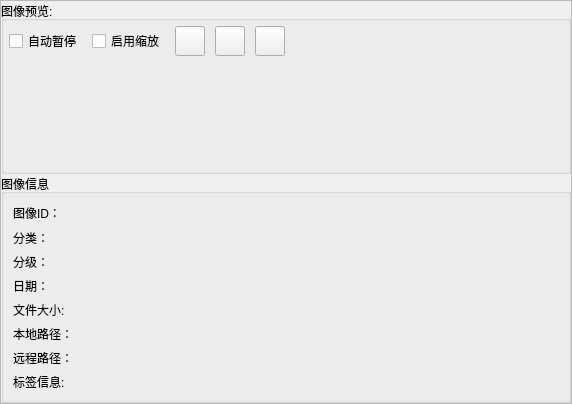
<?xml version="1.0" encoding="UTF-8"?>
<ui version="4.0">
 <class>image_display</class>
 <widget class="QWidget" name="image_display">
  <property name="geometry">
   <rect>
    <x>0</x>
    <y>0</y>
    <width>572</width>
    <height>404</height>
   </rect>
  </property>
  <property name="windowTitle">
   <string>Form</string>
  </property>
  <layout class="QVBoxLayout" name="verticalLayout" stretch="0">
   <property name="spacing">
    <number>0</number>
   </property>
   <property name="leftMargin">
    <number>0</number>
   </property>
   <property name="topMargin">
    <number>0</number>
   </property>
   <property name="rightMargin">
    <number>0</number>
   </property>
   <property name="bottomMargin">
    <number>0</number>
   </property>
   <item>
    <widget class="SmoothScrollArea" name="scrollArea">
     <property name="widgetResizable">
      <bool>true</bool>
     </property>
     <widget class="QWidget" name="scrollAreaWidgetContents">
      <property name="geometry">
       <rect>
        <x>0</x>
        <y>0</y>
        <width>570</width>
        <height>402</height>
       </rect>
      </property>
      <layout class="QVBoxLayout" name="verticalLayout_2" stretch="1,0">
       <property name="spacing">
        <number>0</number>
       </property>
       <property name="leftMargin">
        <number>0</number>
       </property>
       <property name="topMargin">
        <number>0</number>
       </property>
       <property name="rightMargin">
        <number>0</number>
       </property>
       <property name="bottomMargin">
        <number>0</number>
       </property>
       <item>
        <widget class="QGroupBox" name="groupBox_image">
         <property name="title">
          <string>图像预览:</string>
         </property>
         <layout class="QVBoxLayout" name="verticalLayout_4" stretch="0,3">
          <property name="spacing">
           <number>0</number>
          </property>
          <property name="leftMargin">
           <number>5</number>
          </property>
          <property name="topMargin">
           <number>5</number>
          </property>
          <property name="rightMargin">
           <number>5</number>
          </property>
          <property name="bottomMargin">
           <number>5</number>
          </property>
          <item>
           <layout class="QHBoxLayout" name="horizontalLayout_2">
            <property name="spacing">
             <number>10</number>
            </property>
            <item>
             <widget class="SwitchButton" name="checkBox">
              <property name="text">
               <string>自动暂停</string>
              </property>
             </widget>
            </item>
            <item>
             <widget class="SwitchButton" name="checkBox_zoom">
              <property name="text">
               <string>启用缩放</string>
              </property>
             </widget>
            </item>
            <item>
             <widget class="PrimaryToolButton" name="pushButton_copy">
              <property name="minimumSize">
               <size>
                <width>30</width>
                <height>30</height>
               </size>
              </property>
              <property name="maximumSize">
               <size>
                <width>30</width>
                <height>30</height>
               </size>
              </property>
              <property name="text">
               <string/>
              </property>
             </widget>
            </item>
            <item>
             <widget class="PrimaryToolButton" name="pushButton_open">
              <property name="minimumSize">
               <size>
                <width>30</width>
                <height>30</height>
               </size>
              </property>
              <property name="maximumSize">
               <size>
                <width>30</width>
                <height>30</height>
               </size>
              </property>
              <property name="text">
               <string/>
              </property>
             </widget>
            </item>
            <item>
             <widget class="PrimaryToolButton" name="pushButton_full">
              <property name="minimumSize">
               <size>
                <width>30</width>
                <height>30</height>
               </size>
              </property>
              <property name="maximumSize">
               <size>
                <width>30</width>
                <height>30</height>
               </size>
              </property>
              <property name="text">
               <string/>
              </property>
             </widget>
            </item>
            <item>
             <spacer name="horizontalSpacer">
              <property name="orientation">
               <enum>Qt::Orientation::Horizontal</enum>
              </property>
              <property name="sizeHint" stdset="0">
               <size>
                <width>40</width>
                <height>20</height>
               </size>
              </property>
             </spacer>
            </item>
           </layout>
          </item>
          <item>
           <layout class="QHBoxLayout" name="horizontalLayout"/>
          </item>
         </layout>
        </widget>
       </item>
       <item>
        <widget class="QGroupBox" name="groupBox_info">
         <property name="title">
          <string>图像信息</string>
         </property>
         <layout class="QVBoxLayout" name="verticalLayout_3">
          <item>
           <layout class="QGridLayout" name="gridLayout_info">
            <item row="5" column="1">
             <widget class="BodyLabel" name="label_local_path_value">
              <property name="styleSheet">
               <string notr="true">font: 12pt &quot;Microsoft YaHei UI&quot;;</string>
              </property>
              <property name="text">
               <string/>
              </property>
              <property name="textInteractionFlags">
               <set>Qt::TextInteractionFlag::TextSelectableByKeyboard|Qt::TextInteractionFlag::TextSelectableByMouse</set>
              </property>
             </widget>
            </item>
            <item row="2" column="1">
             <widget class="BodyLabel" name="label_purity_value">
              <property name="styleSheet">
               <string notr="true">font: 12pt &quot;Microsoft YaHei UI&quot;;</string>
              </property>
              <property name="text">
               <string/>
              </property>
              <property name="textInteractionFlags">
               <set>Qt::TextInteractionFlag::TextSelectableByKeyboard|Qt::TextInteractionFlag::TextSelectableByMouse</set>
              </property>
             </widget>
            </item>
            <item row="1" column="1">
             <widget class="BodyLabel" name="label_category_value">
              <property name="styleSheet">
               <string notr="true">font: 12pt &quot;Microsoft YaHei UI&quot;;</string>
              </property>
              <property name="text">
               <string/>
              </property>
              <property name="textInteractionFlags">
               <set>Qt::TextInteractionFlag::TextSelectableByKeyboard|Qt::TextInteractionFlag::TextSelectableByMouse</set>
              </property>
             </widget>
            </item>
            <item row="4" column="1">
             <widget class="BodyLabel" name="label_file_size_value">
              <property name="styleSheet">
               <string notr="true">font: 12pt &quot;Microsoft YaHei UI&quot;;</string>
              </property>
              <property name="text">
               <string/>
              </property>
              <property name="textInteractionFlags">
               <set>Qt::TextInteractionFlag::TextSelectableByKeyboard|Qt::TextInteractionFlag::TextSelectableByMouse</set>
              </property>
             </widget>
            </item>
            <item row="0" column="1">
             <widget class="BodyLabel" name="label_id_value">
              <property name="styleSheet">
               <string notr="true">font: 12pt &quot;Microsoft YaHei UI&quot;;</string>
              </property>
              <property name="text">
               <string/>
              </property>
              <property name="textInteractionFlags">
               <set>Qt::TextInteractionFlag::TextSelectableByKeyboard|Qt::TextInteractionFlag::TextSelectableByMouse</set>
              </property>
             </widget>
            </item>
            <item row="5" column="0">
             <widget class="BodyLabel" name="label_local_path">
              <property name="styleSheet">
               <string notr="true">font: 12pt &quot;Microsoft YaHei UI&quot;;</string>
              </property>
              <property name="text">
               <string>本地路径：</string>
              </property>
             </widget>
            </item>
            <item row="6" column="1">
             <widget class="BodyLabel" name="label_remote_path_value">
              <property name="styleSheet">
               <string notr="true">font: 12pt &quot;Microsoft YaHei UI&quot;;</string>
              </property>
              <property name="text">
               <string/>
              </property>
              <property name="textInteractionFlags">
               <set>Qt::TextInteractionFlag::TextSelectableByKeyboard|Qt::TextInteractionFlag::TextSelectableByMouse</set>
              </property>
             </widget>
            </item>
            <item row="1" column="0">
             <widget class="BodyLabel" name="label_category">
              <property name="styleSheet">
               <string notr="true">font: 12pt &quot;Microsoft YaHei UI&quot;;</string>
              </property>
              <property name="text">
               <string>分类：</string>
              </property>
             </widget>
            </item>
            <item row="3" column="1">
             <widget class="BodyLabel" name="label_data_value">
              <property name="styleSheet">
               <string notr="true">font: 12pt &quot;Microsoft YaHei UI&quot;;</string>
              </property>
              <property name="text">
               <string/>
              </property>
              <property name="textInteractionFlags">
               <set>Qt::TextInteractionFlag::TextSelectableByKeyboard|Qt::TextInteractionFlag::TextSelectableByMouse</set>
              </property>
             </widget>
            </item>
            <item row="4" column="0">
             <widget class="BodyLabel" name="label_file_size">
              <property name="styleSheet">
               <string notr="true">font: 12pt &quot;Microsoft YaHei UI&quot;;</string>
              </property>
              <property name="text">
               <string>文件大小:</string>
              </property>
             </widget>
            </item>
            <item row="0" column="0">
             <widget class="BodyLabel" name="label_id">
              <property name="styleSheet">
               <string notr="true">font: 12pt &quot;Microsoft YaHei UI&quot;;</string>
              </property>
              <property name="text">
               <string>图像ID：</string>
              </property>
             </widget>
            </item>
            <item row="0" column="2">
             <spacer name="horizontalSpacer_2">
              <property name="orientation">
               <enum>Qt::Orientation::Horizontal</enum>
              </property>
              <property name="sizeHint" stdset="0">
               <size>
                <width>40</width>
                <height>20</height>
               </size>
              </property>
             </spacer>
            </item>
            <item row="6" column="0">
             <widget class="BodyLabel" name="label_remote_path">
              <property name="styleSheet">
               <string notr="true">font: 12pt &quot;Microsoft YaHei UI&quot;;</string>
              </property>
              <property name="text">
               <string>远程路径：</string>
              </property>
             </widget>
            </item>
            <item row="3" column="0">
             <widget class="BodyLabel" name="label_data">
              <property name="styleSheet">
               <string notr="true">font: 12pt &quot;Microsoft YaHei UI&quot;;</string>
              </property>
              <property name="text">
               <string>日期：</string>
              </property>
             </widget>
            </item>
            <item row="2" column="0">
             <widget class="BodyLabel" name="label_purity">
              <property name="styleSheet">
               <string notr="true">font: 12pt &quot;Microsoft YaHei UI&quot;;</string>
              </property>
              <property name="text">
               <string>分级：</string>
              </property>
             </widget>
            </item>
            <item row="7" column="0">
             <widget class="BodyLabel" name="label_tags">
              <property name="styleSheet">
               <string notr="true">font: 12pt &quot;Microsoft YaHei UI&quot;;</string>
              </property>
              <property name="text">
               <string>标签信息:</string>
              </property>
             </widget>
            </item>
           </layout>
          </item>
          <item>
           <layout class="QGridLayout" name="gridLayout_tags"/>
          </item>
         </layout>
        </widget>
       </item>
      </layout>
     </widget>
    </widget>
   </item>
  </layout>
 </widget>
 <customwidgets>
  <customwidget>
   <class>SmoothScrollArea</class>
   <extends>QScrollArea</extends>
   <header>qfluentwidgets.components.widgets</header>
   <container>1</container>
  </customwidget>
  <customwidget>
   <class>BodyLabel</class>
   <extends>QLabel</extends>
   <header>qfluentwidgets.components.widgets</header>
  </customwidget>
  <customwidget>
   <class>SwitchButton</class>
   <extends>QCheckBox</extends>
   <header>qfluentwidgets.components.widgets</header>
  </customwidget>
  <customwidget>
   <class>PrimaryToolButton</class>
   <extends>QPushButton</extends>
   <header>qfluentwidgets.components.widgets</header>
  </customwidget>
 </customwidgets>
 <resources/>
 <connections/>
</ui>
